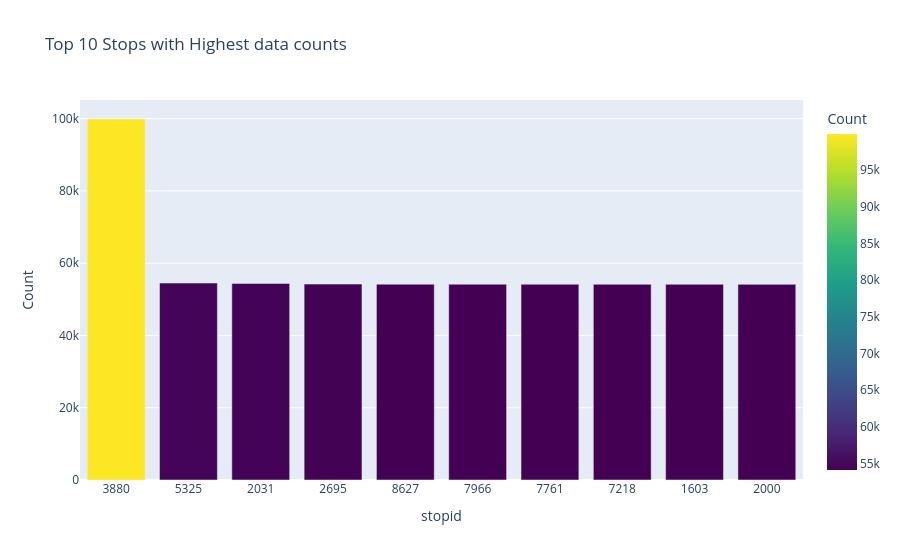

Write notebook code for a chart like this one.
### Markdown cell above
### Top 10 stopid with highest data counts

### Code cell
# get top stopid with highest delay incidents
stopid_counts = df_dropped.groupby('stopid').size().reset_index(name='Count')
stopid_counts = stopid_counts.sort_values('Count', ascending=False)
top_routes = stopid_counts.head(10)
top_routes.stopid = top_routes.stopid.astype(str)  # Convert stopid to string for better visualization

fig = px.bar(top_routes, x='stopid', y='Count', title='Top 10 Stops with Highest data counts',
             color='Count', color_continuous_scale='viridis')
fig.update_layout(xaxis_title='stopid', yaxis_title='Count')

fig.show()

### Figure 1 — Plotly figure (JSON) as saved in the notebook; plotly's stock layout.template omitted (floating-point values rounded to 4 significant figures)
{"data": [{"hovertemplate": "stopid=%{x}<br>Count=%{marker.color}<extra></extra>", "legendgroup": "", "marker": {"color": [99905, 54509, 54403, 54217, 54201, 54191, 54166, 54155, 54152, 54144], "coloraxis": "coloraxis", "pattern": {"shape": ""}}, "name": "", "orientation": "v", "showlegend": false, "textposition": "auto", "type": "bar", "x": ["3880", "5325", "2031", "2695", "8627", "7966", "7761", "7218", "1603", "2000"], "xaxis": "x", "y": [99905, 54509, 54403, 54217, 54201, 54191, 54166, 54155, 54152, 54144], "yaxis": "y"}], "layout": {"barmode": "relative", "coloraxis": {"colorbar": {"title": {"text": "Count"}}, "colorscale": [[0, "#440154"], [0.1111, "#482878"], [0.2222, "#3e4989"], [0.3333, "#31688e"], [0.4444, "#26828e"], [0.5556, "#1f9e89"], [0.6667, "#35b779"], [0.7778, "#6ece58"], [0.8889, "#b5de2b"], [1, "#fde725"]]}, "legend": {"tracegroupgap": 0}, "title": {"text": "Top 10 Stops with Highest data counts"}, "xaxis": {"anchor": "y", "domain": [0, 1], "title": {"text": "stopid"}}, "yaxis": {"anchor": "x", "domain": [0, 1], "title": {"text": "Count"}}}}
